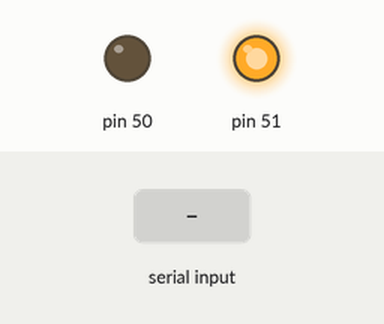
Simulated run of this sketch. Board: Arduino Mega 2560, built with avr-gcc and run on an emulated ATmega2560. On the bench: output pins drawn as LEDs (lit = HIGH). The inputs (shaded band) are chosen by the test bench. What the sketch prints to the serial monitor is not drawn.

Above: at 1.2 s.
1.3 s: "0" received over Serial
At 2.4 s:
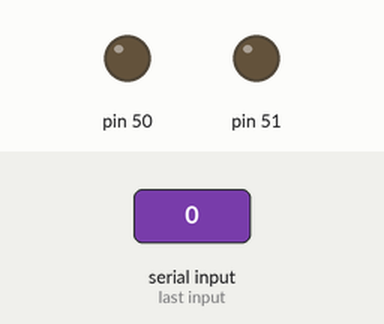
2.8 s: "1" received over Serial
At 3.6 s:
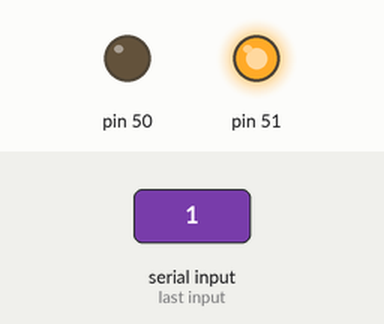
4.3 s: "2" received over Serial
At 4.7 s:
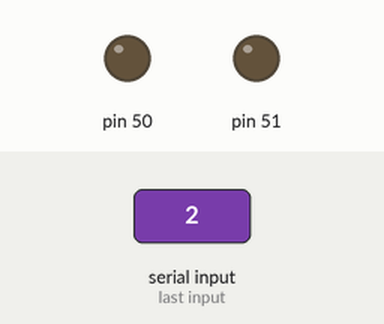
Timing chart, 0 to 7.3 s (numbered marks = the images above; inputs shaded):
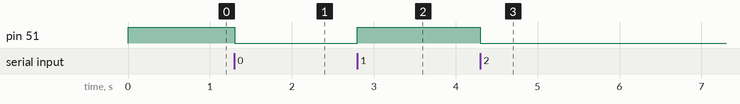

Measured:
- after the input at 1.3 s, pin 51: HIGH → LOW at once
- after the input at 2.8 s, pin 51: LOW → HIGH at once
- after the input at 4.3 s, pin 51: HIGH → LOW at once

The sketch:

atmega_serialconnection.ino
```cpp
void setup() {
  pinMode(51, OUTPUT);
  pinMode(50, OUTPUT);
  Serial.begin(115200);
    digitalWrite(51, HIGH);
    Serial.print("atmega esp connection");
}
void loop() {
  while (Serial.available()) {
    char inChar = (char)Serial.read();
    if (inChar == '1') {
      digitalWrite(51, HIGH);
    }
    else if (inChar == '0') {
      digitalWrite(51, LOW);
    }
    if (inChar == '3') {
      digitalWrite(51, HIGH);
    }
    else if (inChar == '2') {
      digitalWrite(51, LOW);
    }
    if (inChar == '9') {
      digitalWrite(51, LOW);
      digitalWrite(51, LOW);
    }
  }
}
```
